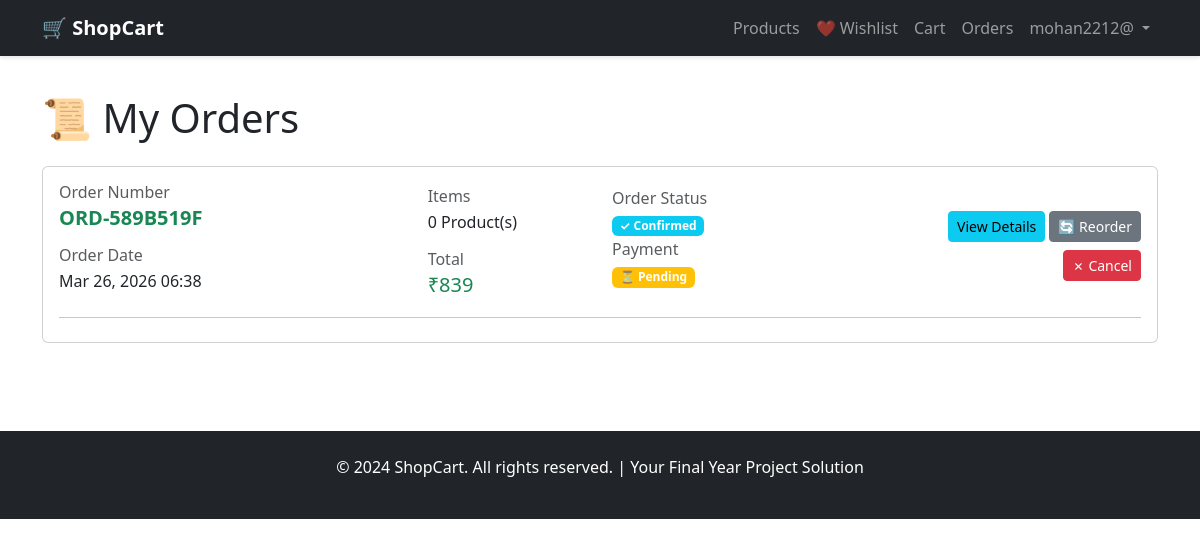
Page /orders/ (signed in) on the committed database.
### cart/models.py (models this page shows, shortened)
class Order(models.Model):
    ORDER_STATUS_CHOICES = [
        ('pending', 'Pending'),
        ('confirmed', 'Confirmed'),
        ('shipped', 'Shipped'),
        ('delivered', 'Delivered'),
        ('cancelled', 'Cancelled'),
        ('returned', 'Returned'),
    ]
    PAYMENT_METHOD_CHOICES = [
        ('card', 'Credit/Debit Card'),
        ('upi', 'UPI'),
        ('wallet', 'Digital Wallet'),
        ('cod', 'Cash on Delivery'),
    ]
    order_id = models.CharField(max_length=50, unique=True)
    user = models.ForeignKey(User, on_delete=models.SET_NULL, null=True, related_name='orders')
    address = models.ForeignKey(Address, on_delete=models.SET_NULL, null=True)
    payment_method = models.CharField(max_length=20, choices=PAYMENT_METHOD_CHOICES)
    payment_status = models.CharField(max_length=20, choices=[('pending', 'Pending'), ('completed', 'Completed'), ('failed', 'Failed')], default='pending')
    subtotal = models.FloatField()
    shipping_cost = models.FloatField(default=0)
    tax = models.FloatField(default=0)
    coupon_discount = models.FloatField(default=0, null=True, blank=True)
    total_amount = models.FloatField()
    status = models.CharField(max_length=20, choices=ORDER_STATUS_CHOICES, default='pending')
    order_date = models.DateTimeField(auto_now_add=True)
    shipped_date = models.DateTimeField(null=True, blank=True)
    delivered_date = models.DateTimeField(null=True, blank=True)
    special_instructions = models.TextField(null=True, blank=True)
    class Meta:
        ordering = ['-order_date']

### cart/views.py (the view)
# urls.py: path('orders/', views.order_history, name='order_history'),
@login_required(login_url='login')
def order_history(request):
    orders = Order.objects.filter(user=request.user)
    context = {
        'orders': orders,
    }
    return render(request, 'cart/order_history.html', context)

### templates/cart/order_history.html (shortened to what this page needs)
{% extends 'cart/base.html' %}
{% block content %}
<div class="container py-4">
    <h1 class="mb-4">📜 My Orders</h1>
    {% if orders %}
        <div class="row">
            {% for order in orders %}
                <div class="col-md-12 mb-3">
                    <div class="card">
                        <div class="card-body">
                            <div class="row align-items-center">
                                <div class="col-md-4">
                                    <h6 class="text-muted mb-1">Order Number</h6>
                                    <h5 class="mb-3 text-success fw-bold">{{ order.order_id }}</h5>
                                    <h6 class="text-muted mb-1">Order Date</h6>
                                    <p class="mb-3">{{ order.order_date|date:"M d, Y H:i" }}</p>
                                </div>
                                <div class="col-md-2">
                                    <h6 class="text-muted mb-1">Items</h6>
                                    <p class="mb-3">{{ order.items.count }} Product(s)</p>
                                    <h6 class="text-muted mb-1">Total</h6>
                                    <h5 class="text-success">₹{{ order.total_amount|floatformat:0 }}</h5>
                                </div>
                                <div class="col-md-3">
                                    <h6 class="text-muted mb-1">Order Status</h6>
                                    <p class="mb-1">
                                        {% if order.status == 'pending' %}
                                            <span class="badge bg-warning">⏳ Pending</span>
                                        {% elif order.status == 'confirmed' %}
                                            <span class="badge bg-info">✓ Confirmed</span>
                                        {% elif order.status == 'shipped' %}
                                            <span class="badge bg-primary">📦 Shipped</span>
                                        {% elif order.status == 'delivered' %}
                                            <span class="badge bg-success">✅ Delivered</span>
                                        {% elif order.status == 'cancelled' %}
                                            <span class="badge bg-danger">✗ Cancelled</span>
                                        {% else %}
                                            <span class="badge bg-secondary">{{ order.get_status_display }}</span>
                                        {% endif %}
                                    </p>
                                    <h6 class="text-muted mb-1">Payment</h6>
                                    <p>
                                        {% if order.payment_status == 'completed' %}
                                            <span class="badge bg-success">✓ Paid</span>
                                        {% elif order.payment_status == 'pending' %}
                                            <span class="badge bg-warning">⏳ Pending</span>
                                        {% else %}
                                            <span class="badge bg-danger">Failed</span>
                                        {% endif %}
                                    </p>
                                </div>
                                <div class="col-md-3 text-end">
                                    <a href="{% url 'order_detail' order.id %}" class="btn btn-info btn-sm mb-2">View Details</a>
                                    <button class="btn btn-secondary btn-sm mb-2" onclick="alert('Feature coming soon!')">
                                        🔄 Reorder
                                    </button>
                                    {% if order.status != 'delivered' and order.status != 'cancelled' %}
                                        <button class="btn btn-danger btn-sm" onclick="if(confirm('Cancel order?')) { alert('Cancellation request submitted'); }">
                                            ✗ Cancel
                                        </button>
                                    {% endif %}
                                </div>
                            </div>
                            <hr class="my-2">
                        </div>
                    </div>
                </div>
            {% endfor %}
        </div>
    {% endif %}
</div>
{% endblock %}

### templates/cart/base.html (shortened to what this page needs)
<!DOCTYPE html>
<html lang="en">
<head>
    <link href="https://cdn.jsdelivr.net/npm/bootstrap@5.3.0/dist/css/bootstrap.min.css" rel="stylesheet">
</head>
<body>
    <nav class="navbar navbar-expand-lg navbar-dark bg-dark fixed-top">
        <div class="container">
            <a class="navbar-brand fw-bold" href="{% url 'home' %}">🛒 ShopCart</a>
            <div class="collapse navbar-collapse" id="navbarNav">
                <ul class="navbar-nav ms-auto">
                    <li class="nav-item">
                        <a class="nav-link" href="{% url 'home' %}">Products</a>
                    </li>
                    {% if user.is_authenticated %}
                        <li class="nav-item">
                            <a class="nav-link" href="{% url 'wishlist' %}">
                                ❤️ Wishlist
                            </a>
                        </li>
                        <li class="nav-item position-relative">
                            <a class="nav-link" href="{% url 'cart' %}">
                                Cart
                            </a>
                        </li>
                        <li class="nav-item">
                            <a class="nav-link" href="{% url 'order_history' %}">Orders</a>
                        </li>
                        <li class="nav-item dropdown">
                            <a class="nav-link dropdown-toggle" href="#" id="userDropdown" role="button" data-bs-toggle="dropdown">
                                {{ user.username }}
                            </a>
                        </li>
                    {% else %}
                        <li class="nav-item">
                            <a class="nav-link" href="{% url 'login' %}">Login</a>
                        </li>
                    {% endif %}
                </ul>
            </div>
        </div>
    </nav>
    <main>
        {% block content %}{% endblock %}
    </main>
    <footer class="bg-dark text-white mt-5 py-4">
        <div class="container text-center">
            <p>&copy; 2024 ShopCart. All rights reserved. | Your Final Year Project Solution</p>
        </div>
    </footer>
</body>
</html>

### templates/cart/base.html (style rules this page uses)
body { padding-top: 70px; }
.navbar { box-shadow: 0 2px 4px rgba(0,0,0,0.1); }

### rows in the picture
Order: order_id "ORD-589B519F", order_date "Mar 26, 2026 06:38", items.count "0", total_amount "839", status "✓ Confirmed", payment_status "⏳ Pending"

### other values in the picture
{{ user.username }} "mohan2212@"
